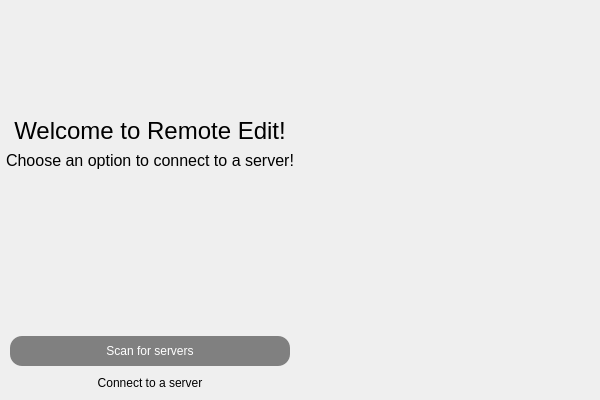
<?xml version="1.0" encoding="UTF-8"?>
<ui version="4.0">
 <class>ConnectionMethod</class>
 <widget class="QWidget" name="ConnectionMethod">
  <property name="geometry">
   <rect>
    <x>0</x>
    <y>0</y>
    <width>600</width>
    <height>400</height>
   </rect>
  </property>
  <property name="sizePolicy">
   <sizepolicy hsizetype="Expanding" vsizetype="Expanding">
    <horstretch>0</horstretch>
    <verstretch>0</verstretch>
   </sizepolicy>
  </property>
  <property name="windowTitle">
   <string>Form</string>
  </property>
  <layout class="QGridLayout" name="gridLayout">
   <property name="leftMargin">
    <number>0</number>
   </property>
   <property name="topMargin">
    <number>0</number>
   </property>
   <property name="rightMargin">
    <number>0</number>
   </property>
   <property name="bottomMargin">
    <number>0</number>
   </property>
   <item row="0" column="0">
    <layout class="QVBoxLayout" name="verticalLayout">
     <property name="leftMargin">
      <number>6</number>
     </property>
     <property name="topMargin">
      <number>6</number>
     </property>
     <property name="rightMargin">
      <number>6</number>
     </property>
     <property name="bottomMargin">
      <number>6</number>
     </property>
     <item>
      <widget class="QLabel" name="label">
       <property name="font">
        <font>
         <pointsize>18</pointsize>
        </font>
       </property>
       <property name="text">
        <string>Welcome to Remote Edit!</string>
       </property>
       <property name="alignment">
        <set>Qt::AlignBottom|Qt::AlignHCenter</set>
       </property>
      </widget>
     </item>
     <item>
      <widget class="QLabel" name="label_2">
       <property name="font">
        <font>
         <pointsize>12</pointsize>
        </font>
       </property>
       <property name="text">
        <string>Choose an option to connect to a server!</string>
       </property>
       <property name="alignment">
        <set>Qt::AlignHCenter|Qt::AlignTop</set>
       </property>
      </widget>
     </item>
     <item>
      <spacer name="verticalSpacer">
       <property name="orientation">
        <enum>Qt::Vertical</enum>
       </property>
       <property name="sizeType">
        <enum>QSizePolicy::Preferred</enum>
       </property>
       <property name="sizeHint" stdset="0">
        <size>
         <width>20</width>
         <height>40</height>
        </size>
       </property>
      </spacer>
     </item>
     <item>
      <widget class="QPushButton" name="scan_button">
       <property name="styleSheet">
        <string notr="true">QPushButton
{
    margin-right: 4px;
    margin-left: 4px;
    border-radius: 12px;
    background: gray;
    padding: 8px;
    color: white;
}

QPushButton:hover:!pressed
{
    background: #E4E4E4;
	color: black;
}

QPushButton:hover:pressed
{
    background: #464646;
}
</string>
       </property>
       <property name="text">
        <string>Scan for servers</string>
       </property>
       <property name="flat">
        <bool>true</bool>
       </property>
      </widget>
     </item>
     <item>
      <widget class="QPushButton" name="direct_button">
       <property name="styleSheet">
        <string notr="true">QPushButton
{
    margin-right: 4px;
    margin-left: 4px;
    border-radius: 12px;
    background: gray;
    padding: 8px;
    color: white;
}

QPushButton:hover:!pressed
{
    background: #E4E4E4;
	color: black;
}

QPushButton:hover:pressed
{
    background: #464646;
}

margin-bottom: 4px;</string>
       </property>
       <property name="text">
        <string>Connect to a server</string>
       </property>
       <property name="flat">
        <bool>true</bool>
       </property>
      </widget>
     </item>
    </layout>
   </item>
   <item row="0" column="1">
    <widget class="QStackedWidget" name="stackedWidget">
     <property name="sizePolicy">
      <sizepolicy hsizetype="Preferred" vsizetype="Preferred">
       <horstretch>0</horstretch>
       <verstretch>0</verstretch>
      </sizepolicy>
     </property>
     <widget class="QWidget" name="page"/>
     <widget class="QWidget" name="page_2"/>
    </widget>
   </item>
  </layout>
 </widget>
 <resources/>
 <connections/>
</ui>
